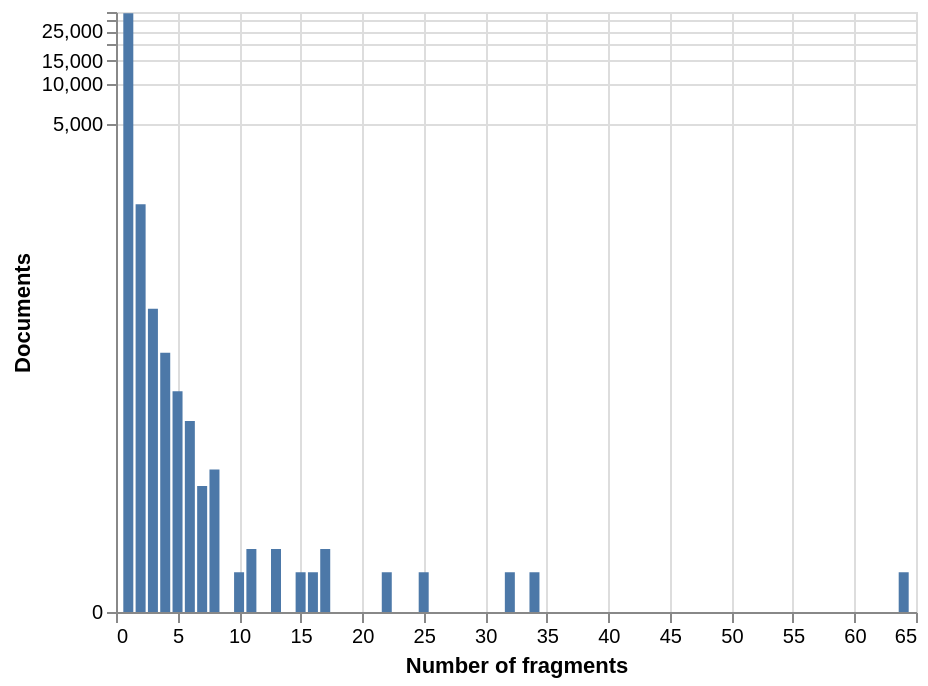

The cell this chart's notebook holds for it:
### Code cell
docs_frags_chart = alt.Chart(docs_per_num_fragments).mark_bar().encode(
    x=alt.X('num_fragments', title='Number of fragments'),
    y=alt.Y('count', title='Documents').scale(type="symlog")
).properties(
    # title='Documents by number of fragments',
    width=400
)
docs_frags_chart.save(f'{chart_dir}/documents_per_num_frags.pdf')
docs_frags_chart

### Figure 1 — Vega-Lite specification as saved in the notebook (floating-point values rounded to 4 significant figures)
{"config": {"view": {"continuousWidth": 300, "continuousHeight": 300}}, "data": {"name": "data-dea9d9e94d2466d4e75bfb6456942c9b"}, "mark": {"type": "bar"}, "encoding": {"x": {"field": "num_fragments", "title": "Number of fragments", "type": "quantitative"}, "y": {"field": "count", "scale": {"type": "symlog"}, "title": "Documents", "type": "quantitative"}}, "width": 400, "$schema": "https://vega.github.io/schema/vega-lite/v5.20.1.json", "datasets": {"data-dea9d9e94d2466d4e75bfb6456942c9b": [{"num_fragments": 1, "count": 34237, "percent": "95.49%"}, {"num_fragments": 2, "count": 1224, "percent": "3.41%"}, {"num_fragments": 3, "count": 197, "percent": "0.55%"}, {"num_fragments": 4, "count": 91, "percent": "0.25%"}, {"num_fragments": 5, "count": 46, "percent": "0.13%"}, {"num_fragments": 6, "count": 27, "percent": "0.08%"}, {"num_fragments": 7, "count": 8, "percent": "0.02%"}, {"num_fragments": 8, "count": 11, "percent": "0.03%"}, {"num_fragments": 10, "count": 1, "percent": "0.00%"}, {"num_fragments": 11, "count": 2, "percent": "0.01%"}, {"num_fragments": 13, "count": 2, "percent": "0.01%"}, {"num_fragments": 15, "count": 1, "percent": "0.00%"}, {"num_fragments": 16, "count": 1, "percent": "0.00%"}, {"num_fragments": 17, "count": 2, "percent": "0.01%"}, {"num_fragments": 22, "count": 1, "percent": "0.00%"}, {"num_fragments": 25, "count": 1, "percent": "0.00%"}, {"num_fragments": 32, "count": 1, "percent": "0.00%"}, {"num_fragments": 34, "count": 1, "percent": "0.00%"}, {"num_fragments": 64, "count": 1, "percent": "0.00%"}]}}
